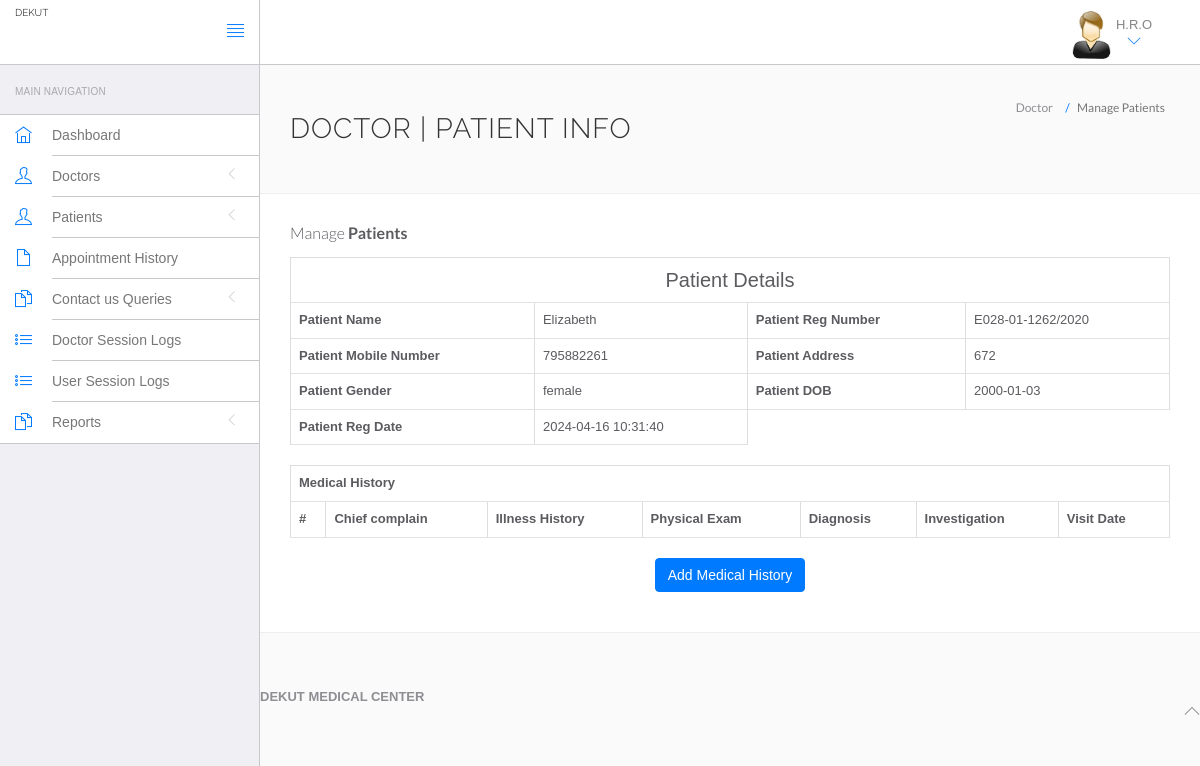
The app's page /MSC/admin/view-patient.php?uid=1 (signed in) with its own data.
### tables this page shows
CREATE TABLE `patients` (
  `id` int(11) NOT NULL,
  `patientID` int(20) NOT NULL,
  `name` varchar(20) NOT NULL,
  `registrationno` varchar(50) NOT NULL,
  `email` varchar(20) NOT NULL,
  `school` varchar(50) NOT NULL,
  `course` varchar(50) NOT NULL,
  `address` varchar(50) NOT NULL,
  `phoneNo` int(11) NOT NULL,
  `dob` date DEFAULT NULL,
  `gender` varchar(30) NOT NULL,
  `password` varchar(255) DEFAULT NULL,
  `regDate` timestamp NULL DEFAULT current_timestamp(),
  `updationDate` timestamp NULL DEFAULT NULL ON UPDATE current_timestamp()
);

### MSC/admin/view-patient.php (the view, shortened to what this page needs)
<?php
if(strlen($_SESSION['id']==0)) {
 header('location:logout.php');
  } else{
?>
<!DOCTYPE html>
<html lang="en">
	<head>
		<link rel="stylesheet" href="vendor/bootstrap/css/bootstrap.min.css">
		<link rel="stylesheet" href="vendor/fontawesome/css/font-awesome.min.css">
		<link rel="stylesheet" href="vendor/themify-icons/themify-icons.min.css">
		<link href="vendor/animate.css/animate.min.css" rel="stylesheet" media="screen">
		<link href="vendor/perfect-scrollbar/perfect-scrollbar.min.css" rel="stylesheet" media="screen">
		<link href="vendor/switchery/switchery.min.css" rel="stylesheet" media="screen">
		<link href="vendor/bootstrap-touchspin/jquery.bootstrap-touchspin.min.css" rel="stylesheet" media="screen">
		<link href="vendor/select2/select2.min.css" rel="stylesheet" media="screen">
		<link href="vendor/bootstrap-datepicker/bootstrap-datepicker3.standalone.min.css" rel="stylesheet" media="screen">
		<link href="vendor/bootstrap-timepicker/bootstrap-timepicker.min.css" rel="stylesheet" media="screen">
		<link rel="stylesheet" href="assets/css/styles.css">
		<link rel="stylesheet" href="assets/css/plugins.css">
		<link rel="stylesheet" href="assets/css/themes/theme-1.css" id="skin_color" />
	</head>
	<body>
		<div id="app">
    <?php include('include/header.php');?>
<?php include('include/sidebar.php');?>
<div class="app-content">
<?php include('include/header.php');?>
<div class="main-content" >
<div class="wrap-content container" id="container">
<section id="page-title">
<div class="row">
<div class="col-sm-8">
<h1 class="mainTitle">Doctor | Patient Info</h1>
</div>
<ol class="breadcrumb">
<li>
<span>Doctor</span>
</li>
<li class="active">
<span>Manage Patients</span>
</li>
</ol>
</div>
</section>
<div class="container-fluid container-fullw bg-white">
<div class="row">
<div class="col-md-12">
<h5 class="over-title margin-bottom-15">Manage <span class="text-bold">Patients</span></h5>
<?php
  $uid=$_GET['uid'];
  $ret=mysqli_query($con,"select * from patients where id='$uid' LIMIT 1;");
while ($row=mysqli_fetch_array($ret)) {
  ?>
<table border="1" class="table table-bordered">
 <tr align="center">
<td colspan="4" style="font-size:20px;color:blue">
 Patient Details</td></tr>
    <tr>
    <th scope>Patient Name</th>
    <td><?php  echo $row['name'];?></td>
    <th scope>Patient Reg Number</th>
    <td><?php  echo $row['registrationno'];?></td>
  </tr>
  <tr>
    <th scope>Patient Mobile Number</th>
    <td><?php  echo $row['phoneNo'];?></td>
    <th>Patient Address</th>
    <td><?php  echo $row['address'];?></td>
  </tr>
    <tr>
    <th>Patient Gender</th>
    <td><?php  echo $row['gender'];?></td>
    <th>Patient DOB</th>
    <td><?php  echo $row['dob'];?></td>
  </tr>
  <tr>
     <th>Patient Reg Date</th>
    <td><?php  echo $row['regDate'];?></td>
  </tr>
<?php }?>
</table>
<table id="datatable" class="table table-bordered dt-responsive nowrap" style="border-collapse: collapse; border-spacing: 0; width: 100%;">
  <tr align="center">
   <th colspan="10" >Medical History</th>
  </tr>
  <tr>
    <th>#</th>
<th> Chief complain</th>
<th> Illness History</th>
<th> Physical Exam</th>
<th> Diagnosis</th>
<th> Investigation</th>
<th>Visit Date</th>
</tr>
</table>
<p align="center">
 <button class="btn btn-primary waves-effect waves-light w-lg" data-toggle="modal" data-target="#myModal">Add Medical History</button></p>
</div>
</div>
</div>
</div>
	<?php include('include/footer.php');?>
		</div>
	</body>
</html>
<?php }  ?>

### MSC/admin/assets/css/themes/theme-1.css (style rules this page uses)
body { background: #FAFAFA; }

### records on screen
patients: name "Elizabeth", registrationno "E028-01-1262/2020", phoneNo "795882261", address "672", gender "female", dob "2000-01-03", regDate "2024-04-16 10:31:40"
